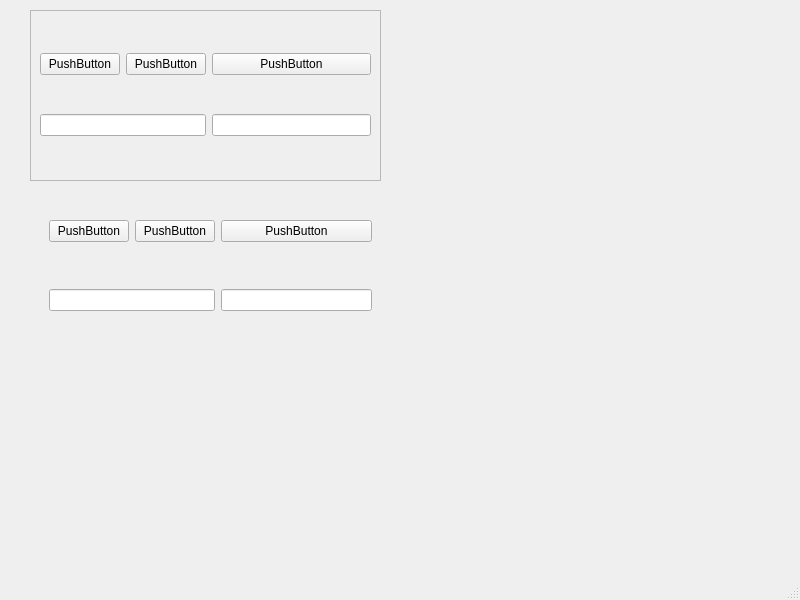
<?xml version="1.0" encoding="UTF-8"?>
<ui version="4.0">
 <class>MainWindow</class>
 <widget class="QMainWindow" name="MainWindow">
  <property name="geometry">
   <rect>
    <x>0</x>
    <y>0</y>
    <width>800</width>
    <height>600</height>
   </rect>
  </property>
  <property name="windowTitle">
   <string>MainWindow</string>
  </property>
  <widget class="QWidget" name="centralwidget">
   <widget class="QFrame" name="frame">
    <property name="geometry">
     <rect>
      <x>30</x>
      <y>10</y>
      <width>351</width>
      <height>171</height>
     </rect>
    </property>
    <property name="frameShape">
     <enum>QFrame::StyledPanel</enum>
    </property>
    <property name="frameShadow">
     <enum>QFrame::Raised</enum>
    </property>
    <layout class="QGridLayout" name="gridLayout">
     <item row="0" column="0">
      <widget class="QPushButton" name="pushButton">
       <property name="text">
        <string>PushButton</string>
       </property>
      </widget>
     </item>
     <item row="0" column="1">
      <widget class="QPushButton" name="pushButton_2">
       <property name="text">
        <string>PushButton</string>
       </property>
      </widget>
     </item>
     <item row="0" column="2">
      <widget class="QPushButton" name="pushButton_3">
       <property name="text">
        <string>PushButton</string>
       </property>
      </widget>
     </item>
     <item row="1" column="0" colspan="2">
      <widget class="QLineEdit" name="lineEdit"/>
     </item>
     <item row="1" column="2">
      <widget class="QLineEdit" name="lineEdit_2"/>
     </item>
    </layout>
   </widget>
   <widget class="QFrame" name="gridFrame">
    <property name="geometry">
     <rect>
      <x>40</x>
      <y>170</y>
      <width>341</width>
      <height>191</height>
     </rect>
    </property>
    <layout class="QGridLayout" name="gridLayout_2">
     <item row="0" column="2">
      <widget class="QPushButton" name="pushButton_5">
       <property name="text">
        <string>PushButton</string>
       </property>
      </widget>
     </item>
     <item row="0" column="0">
      <widget class="QPushButton" name="pushButton_4">
       <property name="text">
        <string>PushButton</string>
       </property>
      </widget>
     </item>
     <item row="0" column="1">
      <widget class="QPushButton" name="pushButton_6">
       <property name="text">
        <string>PushButton</string>
       </property>
      </widget>
     </item>
     <item row="1" column="0" colspan="2">
      <widget class="QLineEdit" name="lineEdit_3"/>
     </item>
     <item row="1" column="2">
      <widget class="QLineEdit" name="lineEdit_4"/>
     </item>
    </layout>
   </widget>
  </widget>
  <widget class="QMenuBar" name="menubar">
   <property name="geometry">
    <rect>
     <x>0</x>
     <y>0</y>
     <width>800</width>
     <height>22</height>
    </rect>
   </property>
  </widget>
  <widget class="QStatusBar" name="statusbar"/>
 </widget>
 <resources/>
 <connections/>
</ui>
